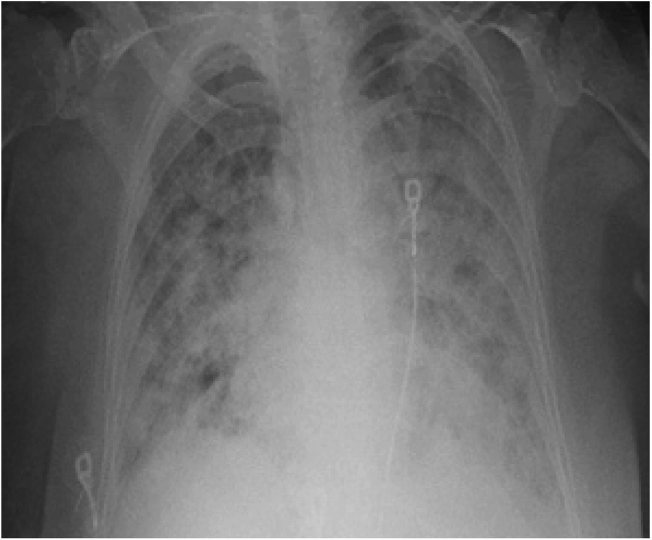
#> input picture Chest X_Ray Dataset/COVID19/COVID19(11).jpg, 1303 x 1080 px (shown at 1/2 size); its folder holds only this picture in this run
$ jupyter execute --allow-errors prosess1.ipynb   (older library calls are emulated)
#> lines starting #> are read from the running program, lines starting #| are printed output that depends on the picture
## Import Library

Kode di bawah adalah import library yang dibutuhkan. `os` digunakan untuk mengelola operasi sistem file, seperti membaca file gambar dari direktori. `cv2` (OpenCV) dipakai untuk memproses dan memanipulasi gambar, seperti membaca atau mengubah format gambar. `matplotlib.pyplot` dan `seaborn` digunakan untuk visualisasi data, seperti menampilkan grafik atau matriks konfusi. `numpy` dan `pandas` mendukung manipulasi data numerik dan tabular, yang penting untuk pengolahan fitur dan analisis data. Pustaka `sklearn` menyediakan alat untuk pembelajaran mesin, termasuk `train_test_split` untuk membagi dataset menjadi data latih dan uji, serta metrik evaluasi seperti `accuracy_score`, `classification_report`, dan `confusion_matrix` untuk mengevaluasi performa model. `graycomatrix` dan `graycoprops` dari `skimage.feature` digunakan untuk ekstraksi fitur tekstur berdasarkan matriks co-occurrence, sedangkan `entropy` dari `scipy.stats` menghitung entropi untuk analisis statistik. Model klasifikasi seperti `RandomForestClassifier`, `SVC` (Support Vector Classifier), dan `KNeighborsClassifier` diimpor untuk membangun dan melatih model pembelajaran mesin. Secara keseluruhan, kode ini menyiapkan alat untuk membaca, memproses, mengekstrak fitur dari gambar, melatih model klasifikasi, dan mengevaluasi hasilnya dengan metrik serta visualisasi yang sesuai.

[cell 1]
import os
import cv2 as cv
import matplotlib.pyplot as plt
import numpy as np
import pandas as pd
from sklearn.model_selection import train_test_split
from sklearn.metrics import accuracy_score, classification_report
from skimage.feature import graycomatrix, graycoprops
from scipy.stats import entropy
from sklearn.ensemble import RandomForestClassifier
from sklearn.svm import SVC
from sklearn.neighbors import KNeighborsClassifier
from sklearn.metrics import accuracy_score, confusion_matrix, classification_report
from sklearn.metrics import (confusion_matrix, ConfusionMatrixDisplay)
import seaborn as sns

# Data Loading

Kode di bawah mendefinisikan fungsi `resize_image` yang bertujuan untuk mengubah ukuran gambar menggunakan pustaka OpenCV (cv). Fungsi ini menerima dua parameter: `img_path` yaitu, lokasi file gambar dan `size`. Di dalam fungsi, gambar dibaca menggunakan `cv.imread(img_path)`. Jika gambar gagal dibaca, fungsi akan memunculkan pengecualian `ValueError` dengan pesan kesalahan. Jika berhasil, gambar diubah ukurannya menggunakan `cv.resize(img, size)` dan gambar yang telah diubah ukuran dikembalikan. Jika terjadi kesalahan selama proses, blok `except` menangkap pengecualian, mencetak pesan kesalahan, dan mengembalikan `None`. Fungsi ini berguna untuk memproses gambar dengan aman sambil menangani potensi kesalahan.

[cell 2]
def resize_image(img_path, size):
#> called with size = (250, 250)
    try:
        img = cv.imread(img_path)
#> img is the input picture: shape (1080, 1303, 3); min 0, max 255, mean 106.1
        if img is None:
            raise ValueError(f"Image at {img_path} could not be read.")
        resized_img = cv.resize(img, size)
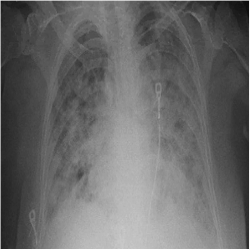
#> resized_img: shape (250, 250, 3); min 10, max 255, mean 106.5
        return resized_img
    except Exception as e:
        print(f"Error resizing image {img_path}: {e}")
        return None

Kode di bawah adalah fungsi `load_dataset` yang digunakan untuk memuat dataset gambar dari direktori tertentu, khususnya dataset "Chest X-Ray Dataset", dan memvisualisasikan distribusi jumlah gambar per kelas dalam bentuk diagram batang. Fungsi ini menerima parameter `dir` yang merupakan jalur direktori dataset. Pertama, fungsi mendefinisikan ukuran gambar standar 250x250 piksel dan membuat list kosong untuk menyimpan  `images` dan `labels`. Selanjutnya, fungsi mengidentifikasi nama-nama kelas dari direktori dengan `os.listdir(dir)` dan membuat kamus `class_counter` untuk melacak jumlah gambar per kelas, dengan batas maksimum 200 gambar per kelas. Untuk setiap kelas, fungsi mengakses direktori kelas tersebut, membaca file gambar, mengubah ukuran gambar menggunakan fungsi `resize_image` dan menyimpan gambar serta labelnya ke dalam list. Jika jumlah gambar per kelas mencapai 200, proses untuk kelas tersebut dihentikan. Setelah semua gambar dimuat, fungsi mengembalikan array NumPy berisi gambar, label, nama kelas, dan kamus penghitung. Bagian kedua kode menampilkan pesan bahwa dataset sedang dimuat, memanggil fungsi `load_dataset`, dan mencetak jumlah total gambar serta jumlah kelas. Terakhir, kode membuat diagram batang menggunakan `seaborn.barplot` untuk memvisualisasikan jumlah gambar per kelas berdasarkan `class_counter`, dengan judul, label sumbu, dan menyimpan grafik sebagai file 'dataset_distribution.png' sebelum menampilkannya menggunakan `plt.show()`.

[cell 3]
def load_dataset(dir):
    size = (250,250)
    images = []
    labels = []
    class_names = os.listdir(dir)
    class_counter = {class_name: 0 for class_name in class_names}

    for label, class_name in enumerate(class_names):
        class_dir = os.path.join(dir, class_name)
        if os.path.isdir(class_dir):
            for file_name in os.listdir(class_dir):
                if class_counter[class_name] >= 200:
                    break
                img_path = os.path.join(class_dir, file_name)
                img = resize_image(img_path, size)
                if img is not None:
                    images.append(img)
                    labels.append(class_name)
                    class_counter[class_name]+=1
    return np.array(images), np.array(labels), class_names, class_counter


print("Loading dataset...")
images, labels, class_names, class_counter = load_dataset('Chest X_Ray Dataset')
#> class_names = ['COVID19', 'NORMAL']; class_counter = {'COVID19': 1, 'NORMAL': 1}
print(f"Dataset loaded with {len(images)} images across {len(class_names)} classes.")
#| Dataset loaded with 2 images across 2 classes.

plt.figure(figsize=(10, 5))
sns.barplot(x=list(class_counter.keys()), y=list(class_counter.values()))
plt.title('Number of Images per Class')
plt.xlabel('Class')
plt.ylabel('Number of Images')
plt.savefig('dataset_distribution.png')
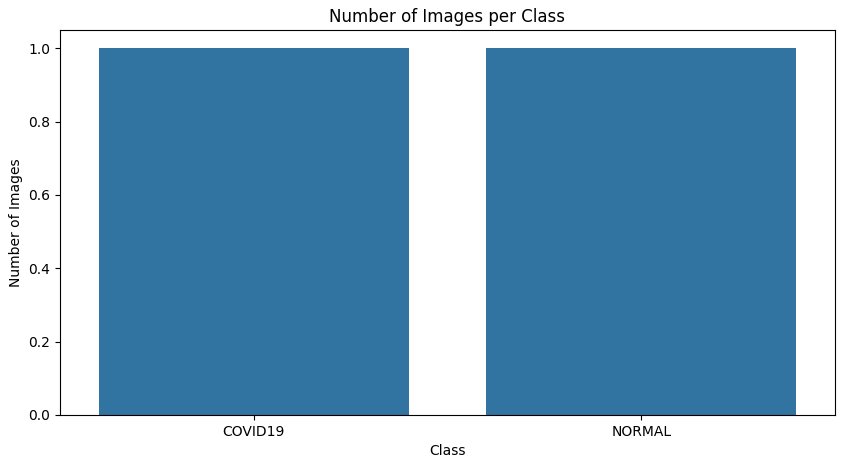
#> figure drawn by matplotlib, 1 panel
plt.show()

Kode di bawah adalah fungsi `show_sample_images` digunakan untuk menampilkan contoh gambar dari setiap kelas dalam sebuah dataset. Fungsi ini menerima tiga parameter: `images`, yang berisi kumpulan data gambar; `labels`, yang merupakan label yang sesuai untuk setiap gambar; dan `class_names`, yang merupakan daftar nama-nama kelas. Prosesnya dimulai dengan membuat sebuah figure berukuran 15x10 inci menggunakan matplotlib untuk menampung plot. Kemudian, untuk setiap kelas dalam `class_names`, fungsi ini memfilter gambar-gambar yang memiliki label sesuai dengan kelas tersebut. Gambar tersebut diubah dari format warna BGR ke RGB menggunakan fungsi OpenCV `cvtColor` agar kompatibel dengan matplotlib, lalu subplot diberi judul dengan nama kelas. Setelah semua kelas diproses, tata letak subplot disesuaikan dengan `tight_layout()` dan plot ditampilkan menggunakan `show()`. Dengan demikian, fungsi ini memungkinkan visualisasi satu gambar contoh dari setiap kelas secara terstruktur dalam satu tampilan.

[cell 4]
def show_sample_images(images, labels, class_names):
    plt.figure(figsize=(15, 10))
    for i, class_name in enumerate(class_names):
        class_images = images[labels == class_name]
        if len(class_images) > 0:
            plt.subplot(3, 4, i + 1)
            plt.imshow(cv.cvtColor(class_images[10], cv.COLOR_BGR2RGB))
            plt.title(class_name)
            plt.axis('off')
#> this loop made 1 pass
    plt.tight_layout()
    plt.show()
#> (the rest of this cell did not finish here and is left out)

### **PreProcessing 1** **(GRAYSCALE, NORMALIZE)**

Kode di bawah adalah grayscale yang menggunakan pustaka OpenCV, kemudian menampilkan sampel gambar tersebut. Pertama, sebuah daftar kosong bernama `img_grey` dibuat untuk menyimpan gambar-gambar yang telah dikonversi. Selanjutnya, melalui perulangan `for`, setiap gambar dalam daftar `images` diubah dari format warna BGR menjadi skala abu-abu menggunakan fungsi `cv.cvtColor(img, cv.COLOR_BGR2GRAY)`. Gambar-gambar grayscale yang dihasilkan kemudian ditambahkan ke daftar `img_grey` menggunakan metode `append`. Setelah semua gambar dikonversi, daftar `img_grey` diubah menjadi array NumPy untuk memudahkan pemrosesan lebih lanjut. Terakhir, fungsi `show_sample_images(img_grey, labels, class_names)` dipanggil untuk menampilkan sampel dari gambar-gambar grayscale tersebut, dengan parameter `labels` dan `class_names` yang digunakan untuk memberikan konteks, seperti kategori atau label kelas dari masing-masing gambar.

[cell 5]
img_grey = []
for img in images:
    gray = cv.cvtColor(img, cv.COLOR_BGR2GRAY)
    img_grey.append(gray)
#> this loop made 2 passes
#> pass 2, `gray = cv.cvtColor(img, cv.COLOR_BGR2GRAY)`:
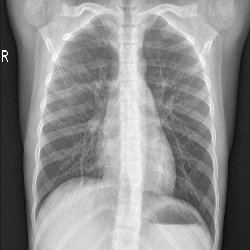
#> gray: shape (250, 250); min 12, max 255, mean 142.4
#> after the loop, img_grey = 2 items
#> the loop in show_sample_images, `for i, class_name in enumerate(class_names):` made 1 pass
img_grey = np.array(img_grey)

#> (the rest of this cell did not finish here and is left out)

Kode di bawah adalah proses normalisasi pada kumpulan gambar grayscale dan menampilkan beberapa gambar hasil normalisasi. Fungsi `normalize` mengambil sebuah gambar sebagai input dan mengubah tipe datanya menjadi `float32` untuk memastikan presisi dalam perhitungan. Selanjutnya, fungsi ini memeriksa apakah nilai maksimum dan minimum gambar berbeda. Jika berbeda, gambar dinormalisasi ke rentang 0 hingga 1 dengan rumus `(img - img.min()) / (img.max() - img.min())`, sehingga skala intensitas piksel disesuaikan. Jika nilai maksimum dan minimum sama, gambar diubah menjadi array nol dengan bentuk yang sama. Setelah itu, gambar diskalakan kembali ke rentang 0 hingga 255 dan diubah ke tipe data `uint8` untuk kompatibilitas dengan format gambar standar. Proses normalisasi ini diterapkan pada setiap gambar dalam `img_grey` menggunakan perulangan, dan hasilnya disimpan dalam daftar `img_normalize`, yang kemudian dikonversi menjadi array NumPy. Terakhir, fungsi `show_sample_images` digunakan untuk menampilkan sampel gambar yang telah dinormalisasi, bersama dengan label dan nama kelasnya, meskipun implementasi fungsi ini tidak ditunjukkan dalam kode.

[cell 6]
def normalize(img):
    img = img.astype(np.float32)
    if img.max() != img.min():
        img = (img - img.min()) / (img.max() - img.min())
    else:
        img = np.zeros_like(img)
    img = (img * 255).astype(np.uint8)
    return img
img_normalize = []
for i in range(len(img_grey)):
    image = normalize(img_grey[i])
    img_normalize.append(image)
#> after the loop, img_normalize = 2 items
img_normalize = np.array(img_normalize)

#> (the rest of this cell did not finish here and is left out)

### Feature Extraction

Kode di atas mendefinisikan sebuah fungsi bernama `glcm`. Fungsi ini menerima dua parameter `image`, yaitu citra input dalam bentuk matriks, dan `derajat`, yaitu sudut orientasi untuk menghitung GLCM (0°, 45°, 90°, atau 135°). Pertama, fungsi memeriksa nilai `derajat` yang diberikan dan menetapkan nilai sudut dalam radian ke dalam variabel `angles` sesuai dengan sudut yang dipilih. Jika sudut yang dimasukkan tidak sesuai, fungsi akan memunculkan pesan kesalahan ValueError*. Selanjutnya, fungsi memanggil `graycomatrix` untuk menghitung GLCM dengan parameter citra input, jarak piksel 1, sudut yang telah ditentukan, jumlah level keabuan 256, serta pengaturan `symmetric=True` dan `normed=True`. Hasilnya, fungsi mengembalikan matriks GLCM yang merepresentasikan distribusi intensitas piksel berdasarkan hubungan spasial pada sudut tertentu.

[cell 7]
def glcm(image, derajat):
    if derajat == 0:
        angles = [0]
    elif derajat == 45:
        angles = [np.pi / 4]
    elif derajat == 90:
        angles = [np.pi / 2]
    elif derajat == 135:
        angles = [3 * np.pi / 4]
    else:
        raise ValueError("Invalid angle. It should be one of the following: 0, 45, 90, 135.")

    glcm = graycomatrix(image, [1], angles, 256, symmetric=True, normed=True)
    return glcm

Kode di bawah adalah fungsi `correlation(matriks)` bertujuan untuk menghitung nilai korelasi dari matriks co-occurrence abu-abu yang diberikan sebagai input. Fungsi ini menggunakan metode `graycoprops` untuk mengekstrak properti statistik dari matriks tersebut. Parameter `correlation` pada fungsi `graycoprops` menunjukkan bahwa properti yang dihitung adalah nilai korelasi, yang mengukur hubungan linier antara intensitas piksel dalam matriks GLCM. Baris kode `[0, 0]` digunakan untuk mengambil nilai korelasi dari array hasil yang dikembalikan oleh `graycoprops`, karena fungsi ini mengembalikan array dua dimensi meskipun hanya satu nilai yang diperlukan.

[cell 8]
def correlation(matriks):
	return graycoprops(matriks, 'correlation')[0, 0]

Kode di bawah adalah fungsi `dissimilarity(matriks)` digunakan untuk menghitung nilai dissimilarity dari sebuah matriks, yang biasanya merepresentasikan citra atau data tekstur dalam pemrosesan citra digital. Fungsi ini memanfaatkan metode `graycoprops` untuk menghitung properti statistik dari matriks kuantisasi  abu-abu. Parameter `'dissimilarity'` menunjukkan bahwa properti yang dihitung adalah ukuran ketidaksamaan, yaitu sejauh mana nilai piksel dalam matriks berbeda satu sama lain berdasarkan hubungan spasialnya. Fungsi `graycoprops` mengembalikan array yang berisi nilai properti untuk berbagai sudut atau orientasi, dan `[0, 0]` digunakan untuk mengambil nilai ketidaksamaan dari orientasi pertama.

[cell 9]
def dissimilarity(matriks):
    return graycoprops(matriks, 'dissimilarity')[0, 0]

Kode di bawah adalah fungsi `homogenity(matriks)` dalam kode tersebut digunakan untuk menghitung nilai homogenitas dari sebuah matriks. Fungsi ini memanfaatkan fungsi `graycoprops`. Parameter `matriks` yang dimasukkan ke dalam fungsi ini adalah matriks co-occurrence yang merepresentasikan hubungan spasial antara intensitas piksel dalam citra. Fungsi `graycoprops` kemudian menghitung properti statistik tertentu dari matriks tersebut, dan dalam kasus ini, properti yang dihitung adalah `homogeneity`. Homogenitas mengukur seberapa seragam distribusi intensitas piksel dalam citra, dengan nilai yang lebih tinggi menunjukkan tingkat keseragaman yang lebih besar. Baris kode `[0, 0]` pada akhir fungsi digunakan untuk mengambil nilai homogenitas dari hasil perhitungan `graycoprops`.

[cell 10]
def homogenity(matriks):
    return graycoprops(matriks, 'homogeneity')[0, 0]

Kode di bawah adalah fungsi `contrast(matriks)` bertujuan untuk menghitung nilai kontras dari sebuah matriks citra menggunakan fungsi `graycoprops`. Fungsi ini mengambil parameter `matriks`, yang biasanya merupakan matriks co-occurrence matrix yang merepresentasikan distribusi intensitas piksel dalam citra. Fungsi `graycoprops` kemudian digunakan untuk menghitung properti statistik tertentu, dalam hal ini properti `'contrast'`, yang mengukur variasi intensitas antara piksel-piksel tetangga dalam citra. Nilai kontras menunjukkan seberapa besar perbedaan intensitas antara piksel-piksel tersebut; semakin tinggi nilai kontras, semakin jelas perbedaan antara area terang dan gelap dalam citra. Ekspresi `[0, 0]` pada kode digunakan untuk mengambil nilai kontras dari hasil perhitungan `graycoprops`.

[cell 11]
def contrast(matriks):
    return graycoprops(matriks, 'contrast')[0, 0]

Kode di bawah adalah fungsi `ASM(matriks)` untuk menghitung nilai Angular Second Moment (ASM) dari sebuah matriks input. Fungsi ini memanfaatkan fungsi `graycoprops` untuk menghitung properti tekstur dari matriks tersebut. Parameter `'ASM'` menunjukkan bahwa properti yang dihitung adalah ASM, yang mengukur keseragaman distribusi intensitas piksel dalam citra, sering digunakan dalam analisis tekstur untuk mengevaluasi tingkat homogenitas. Matriks `[0, 0]` pada akhir baris kode menunjukkan bahwa fungsi mengambil nilai ASM dari elemen pertama dari hasil perhitungan `graycoprops`, yang biasanya mengembalikan array dua dimensi.

[cell 12]
def ASM(matriks):
    return graycoprops(matriks, 'ASM')[0, 0]

Kode di bawah adalah fungsi `energy` bertujuan untuk menghitung nilai energy dari sebuah matriks. Fungsi ini menggunakan fungsi `graycoprops` untuk mengekstrak properti tekstur dari matriks tersebut. Parameter `matriks` yang diterima fungsi adalah matriks GLCM, yang merepresentasikan distribusi intensitas piksel dalam sebuah gambar. Fungsi `graycoprops` dipanggil dengan argumen `matriks` dan properti `'energy'`, yang menghitung nilai energi berdasarkan matriks tersebut. Energi adalah ukuran tekstur yang menunjukkan keseragaman distribusi intensitas piksel; nilai energi yang tinggi menandakan tekstur yang lebih seragam. Hasil dari `graycoprops` berupa array, dan kode `[0, 0]` digunakan untuk mengambil nilai energi dari elemen pertama array tersebut.

[cell 13]
def energy(matriks):
    return graycoprops(matriks, 'energy')[0, 0]

Kode di bawah adalah fungsi `entropyGlcm(matriks)` digunakan untuk menghitung entropi dari sebuah matriks. Dalam kode ini, parameter `matriks` adalah input berupa matriks dua dimensi yang merepresentasikan distribusi intensitas piksel dalam analisis tekstur gambar. Fungsi ini memanggil metode `entropy` untuk menghitung entropi. Bagian `matriks.ravel()` berfungsi untuk mengubah matriks dua dimensi menjadi array satu dimensi, sehingga dapat diproses oleh fungsi `entropy`. Entropi sendiri adalah ukuran ketidakpastian atau kekacauan dalam distribusi data, yang dalam konteks GLCM menunjukkan seberapa bervariasi hubungan spasial antar piksel dalam gambar.

[cell 14]
def entropyGlcm(matriks):
    return entropy(matriks.ravel())

Kode di atas di bawah adalah bagian dari proses pengolahan citra untuk menghitung matriks GLCM pada citra digital dengan empat sudut orientasi berbeda (0°, 45°, 90°, dan 135°). Pertama, empat daftar kosong `Derajat0`, `Derajat45`, `Derajat90`, `Derajat135` dibuat untuk menyimpan hasil perhitungan GLCM masing-masing sudut. Kemudian, kode melakukan iterasi melalui setiap elemen dalam `img_normalize`, sebagai daftar citra yang telah dinormalisasi. Untuk setiap citra, nilai piksel dinormalisasi dikonversi ke format bilangan bulat 8-bit rentang 0-255 dengan mengalikan nilai piksel dengan 255 dan mengubahnya menjadi tipe data `uint8`. Selanjutnya, fungsi `glcm` dipanggil untuk menghitung matriks GLCM pada citra tersebut dengan sudut orientasi 0°, 45°, 90°, dan 135°, menghasilkan matriks `D0`, `D45`, `D90`, dan `D135`. Hasil perhitungan ini kemudian ditambahkan ke daftar yang sesuai `Derajat0`, `Derajat45`, `Derajat90`, `Derajat135`.

[cell 15]
Derajat0 = []
Derajat45 = []
Derajat90 = []
Derajat135 = []

for i in range(len(img_normalize)):
    img_uint8 = (img_normalize[i] * 255).astype(np.uint8)

    D0 = glcm(img_uint8, 0)
    D45 = glcm(img_uint8, 45)
    D90 = glcm(img_uint8, 90)
    D135 = glcm(img_uint8, 135)

    Derajat0.append(D0)
    Derajat45.append(D45)
    Derajat90.append(D90)
    Derajat135.append(D135)
#> this loop made 2 passes
#> pass 1, `img_uint8 = (img_normalize[i] * 255).astype(np.uint8)`:
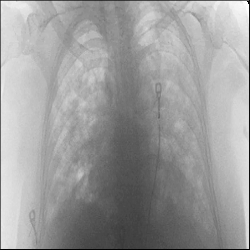
#> img_uint8: shape (250, 250); min 0, max 255, mean 156
#> pass 2, `img_uint8 = (img_normalize[i] * 255).astype(np.uint8)`:
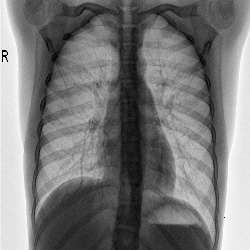
#> img_uint8: shape (250, 250); min 0, max 255, mean 119.7
#> after the loop, Derajat0 = 2 items; Derajat135 = 2 items; Derajat45 = 2 items; Derajat90 = 2 items
#> (the rest of the program and of its run is left out)
